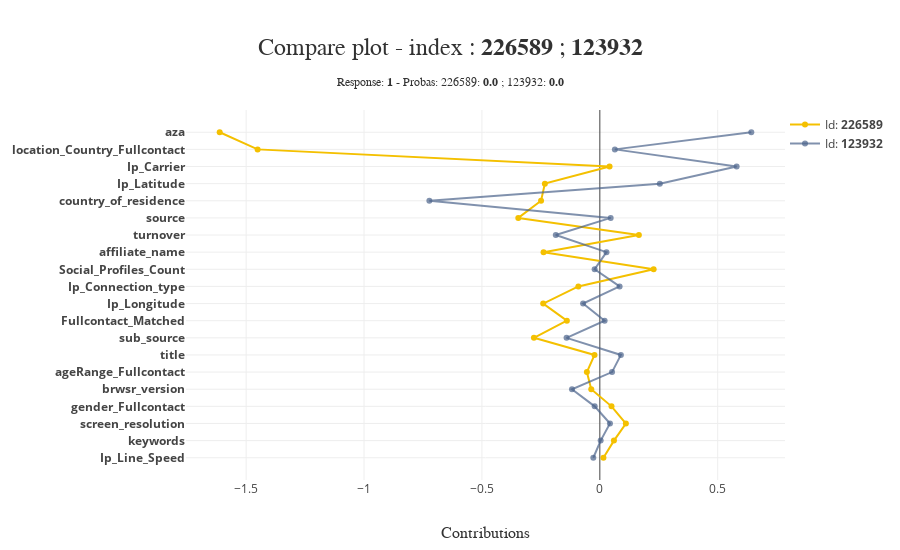

Write notebook code for a chart like this one.
### Code cell
#https://shapash.readthedocs.io/en/latest/tutorials/tuto-plot04-compare_plot.html#classification-case

xpl.plot.compare_plot(row_num=[0, 1])

### Figure 1 — Plotly figure (JSON) as saved in the notebook; plotly's stock layout.template omitted (floating-point values rounded to 4 significant figures)
{"data": [{"hoverinfo": "text", "hovertext": ["Id: <b>226589</b><br /><b>Ip_Line_Speed</b> <br />Contribution: 0.0153 <br />Value: 1.0", "Id: <b>226589</b><br /><b>keywords</b> <br />Contribution: 0.0599 <br />Value: 0.0", "Id: <b>226589</b><br /><b>screen_resolution</b> <br />Contribution: 0.1106 <br />Value: 0.0", "Id: <b>226589</b><br /><b>gender_Fullcontact</b> <br />Contribution: 0.0495 <br />Value: 3.0", "Id: <b>226589</b><br /><b>brwsr_version</b> <br />Contribution: -0.0363 <br />Value: 0.0", "Id: <b>226589</b><br /><b>ageRange_Fullcontact</b> <br />Contribution: -0.0549 <br />Value: 79.0", "Id: <b>226589</b><br /><b>title</b> <br />Contribution: -0.0225 <br />Value: 32.0", "Id: <b>226589</b><br /><b>sub_source</b> <br />Contribution: -0.2795 <br />Value: 276.0", "Id: <b>226589</b><br /><b>Fullcontact_Matched</b> <br />Contribution: -0.1399 <br />Value: 1.0", "Id: <b>226589</b><br /><b>Ip_Longitude</b> <br />Contribution: -0.2402 <br />Value: -0.03999999", "Id: <b>226589</b><br /><b>Ip_Connection_type</b> <br />Contribution: -0.0911 <br />Value: 11.0", "Id: <b>226589</b><br /><b>Social_Profiles_Count</b> <br />Contribution: 0.2283 <br />Value: 0.0", "Id: <b>226589</b><br /><b>affiliate_name</b> <br />Contribution: -0.2387 <br />Value: 2774.0", "Id: <b>226589</b><br /><b>turnover</b> <br />Contribution: 0.1656 <br />Value: 25176.64", "Id: <b>226589</b><br /><b>source</b> <br />Contribution: -0.3458 <br />Value: 3.0", "Id: <b>226589</b><br /><b>country_of_residence</b> <br />Contribution: -0.2493 <br />Value: 40.0", "Id: <b>226589</b><br /><b>Ip_Latitude</b> <br />Contribution: -0.2330 <br />Value: 51.51111111", "Id: <b>226589</b><br /><b>Ip_Carrier</b> <br />Contribution: 0.0413 <br />Value: 865.0", "Id: <b>226589</b><br /><b>location_Country_Fullcontact</b> <br />Contribution: -1.4515 <br />Value: 4229.0", "Id: <b>226589</b><br /><b>aza</b> <br />Contribution: -1.6122 <br />Value: 56183.0"], "marker": {"color": "rgba(244, 192, 0, 1.0)"}, "mode": "lines+markers", "name": "Id: <b>226589</b>", "showlegend": true, "type": "scatter", "x": [0.01533, 0.05986, 0.1106, 0.04952, -0.03633, -0.05491, -0.02252, -0.2795, -0.1399, -0.2402, -0.09109, 0.2283, -0.2387, 0.1656, -0.3458, -0.2493, -0.233, 0.04126, -1.451, -1.612], "y": ["<b>Ip_Line_Speed</b>", "<b>keywords</b>", "<b>screen_resolution</b>", "<b>gender_Fullcontact</b>", "<b>brwsr_version</b>", "<b>ageRange_Fullcontact</b>", "<b>title</b>", "<b>sub_source</b>", "<b>Fullcontact_Matched</b>", "<b>Ip_Longitude</b>", "<b>Ip_Connection_type</b>", "<b>Social_Profiles_Count</b>", "<b>affiliate_name</b>", "<b>turnover</b>", "<b>source</b>", "<b>country_of_residence</b>", "<b>Ip_Latitude</b>", "<b>Ip_Carrier</b>", "<b>location_Country_Fullcontact</b>", "<b>aza</b>"]}, {"hoverinfo": "text", "hovertext": ["Id: <b>123932</b><br /><b>Ip_Line_Speed</b> <br />Contribution: -0.0276 <br />Value: 3.0", "Id: <b>123932</b><br /><b>keywords</b> <br />Contribution: 0.0036 <br />Value: 0.0", "Id: <b>123932</b><br /><b>screen_resolution</b> <br />Contribution: 0.0431 <br />Value: 0.0", "Id: <b>123932</b><br /><b>gender_Fullcontact</b> <br />Contribution: -0.0219 <br />Value: 0.0", "Id: <b>123932</b><br /><b>brwsr_version</b> <br />Contribution: -0.1181 <br />Value: 0.0", "Id: <b>123932</b><br /><b>ageRange_Fullcontact</b> <br />Contribution: 0.0518 <br />Value: 0.0", "Id: <b>123932</b><br /><b>title</b> <br />Contribution: 0.0894 <br />Value: 23.0", "Id: <b>123932</b><br /><b>sub_source</b> <br />Contribution: -0.1411 <br />Value: 276.0", "Id: <b>123932</b><br /><b>Fullcontact_Matched</b> <br />Contribution: 0.0204 <br />Value: 0.0", "Id: <b>123932</b><br /><b>Ip_Longitude</b> <br />Contribution: -0.0710 <br />Value: 172.2366", "Id: <b>123932</b><br /><b>Ip_Connection_type</b> <br />Contribution: 0.0839 <br />Value: 4.0", "Id: <b>123932</b><br /><b>Social_Profiles_Count</b> <br />Contribution: -0.0220 <br />Value: 1.0", "Id: <b>123932</b><br /><b>affiliate_name</b> <br />Contribution: 0.0282 <br />Value: 7926.0", "Id: <b>123932</b><br /><b>turnover</b> <br />Contribution: -0.1867 <br />Value: 0.0", "Id: <b>123932</b><br /><b>source</b> <br />Contribution: 0.0460 <br />Value: 16.0", "Id: <b>123932</b><br /><b>country_of_residence</b> <br />Contribution: -0.7230 <br />Value: 177.0", "Id: <b>123932</b><br /><b>Ip_Latitude</b> <br />Contribution: 0.2545 <br />Value: -43.54647", "Id: <b>123932</b><br /><b>Ip_Carrier</b> <br />Contribution: 0.5802 <br />Value: 5805.0", "Id: <b>123932</b><br /><b>location_Country_Fullcontact</b> <br />Contribution: 0.0637 <br />Value: 0.0", "Id: <b>123932</b><br /><b>aza</b> <br />Contribution: 0.6424 <br />Value: 37081.0"], "marker": {"color": "rgba(74, 99, 138, 0.7)"}, "mode": "lines+markers", "name": "Id: <b>123932</b>", "showlegend": true, "type": "scatter", "x": [-0.02762, 0.003591, 0.04307, -0.02185, -0.1181, 0.05178, 0.08939, -0.1411, 0.02037, -0.07103, 0.08387, -0.02199, 0.02823, -0.1867, 0.04602, -0.723, 0.2545, 0.5802, 0.06373, 0.6424], "y": ["<b>Ip_Line_Speed</b>", "<b>keywords</b>", "<b>screen_resolution</b>", "<b>gender_Fullcontact</b>", "<b>brwsr_version</b>", "<b>ageRange_Fullcontact</b>", "<b>title</b>", "<b>sub_source</b>", "<b>Fullcontact_Matched</b>", "<b>Ip_Longitude</b>", "<b>Ip_Connection_type</b>", "<b>Social_Profiles_Count</b>", "<b>affiliate_name</b>", "<b>turnover</b>", "<b>source</b>", "<b>country_of_residence</b>", "<b>Ip_Latitude</b>", "<b>Ip_Carrier</b>", "<b>location_Country_Fullcontact</b>", "<b>aza</b>"]}], "layout": {"height": 550, "hovermode": "closest", "legend": {"x": 1, "y": 1}, "margin": {"b": 70, "l": 150, "r": 20, "t": 110}, "title": {"font": {"color": "rgb(50, 50, 50)", "family": "Arial", "size": 24}, "text": "Compare plot - index : <b>226589</b> ; <b>123932</b><span style='font-size: 12px;'><br />Response: <b>1</b> - Probas: 226589: <b>0.0</b> ; 123932: <b>0.0</b></span>", "x": 0.5, "xanchor": "center", "y": 0.9, "yanchor": "middle"}, "width": 900, "xaxis": {"automargin": true, "title": {"font": {"color": "rgb(50, 50, 50)", "family": "Arial Black", "size": 16}, "text": "Contributions"}}, "yaxis": {"automargin": true, "title": {"font": {"color": "rgb(50, 50, 50)", "family": "Arial Black", "size": 16}}, "type": "category"}}}
